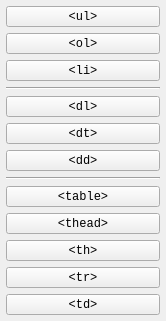
                  <widget class="QWidget" name="page_5">
                   <property name="geometry">
                    <rect>
                     <x>0</x>
                     <y>0</y>
                     <width>166</width>
                     <height>321</height>
                    </rect>
                   </property>
                   <attribute name="label">
                    <string>Listoj kaj tabeloj</string>
                   </attribute>
                   <layout class="QVBoxLayout" name="verticalLayout_8">
                    <property name="leftMargin">
                     <number>6</number>
                    </property>
                    <property name="topMargin">
                     <number>6</number>
                    </property>
                    <property name="rightMargin">
                     <number>6</number>
                    </property>
                    <property name="bottomMargin">
                     <number>6</number>
                    </property>
                    <item>
                     <widget class="QToolButton" name="ul">
                      <property name="sizePolicy">
                       <sizepolicy hsizetype="Minimum" vsizetype="Fixed">
                        <horstretch>0</horstretch>
                        <verstretch>0</verstretch>
                       </sizepolicy>
                      </property>
                      <property name="font">
                       <font>
                        <family>Monospace</family>
                       </font>
                      </property>
                      <property name="text">
                       <string notr="true">&lt;ul&gt;</string>
                      </property>
                     </widget>
                    </item>
                    <item>
                     <widget class="QToolButton" name="ol">
                      <property name="sizePolicy">
                       <sizepolicy hsizetype="Minimum" vsizetype="Fixed">
                        <horstretch>0</horstretch>
                        <verstretch>0</verstretch>
                       </sizepolicy>
                      </property>
                      <property name="font">
                       <font>
                        <family>Monospace</family>
                       </font>
                      </property>
                      <property name="text">
                       <string notr="true">&lt;ol&gt;</string>
                      </property>
                     </widget>
                    </item>
                    <item>
                     <widget class="QToolButton" name="li">
                      <property name="sizePolicy">
                       <sizepolicy hsizetype="Minimum" vsizetype="Fixed">
                        <horstretch>0</horstretch>
                        <verstretch>0</verstretch>
                       </sizepolicy>
                      </property>
                      <property name="font">
                       <font>
                        <family>Monospace</family>
                       </font>
                      </property>
                      <property name="text">
                       <string notr="true">&lt;li&gt;</string>
                      </property>
                     </widget>
                    </item>
                    <item>
                     <widget class="Line" name="line_4">
                      <property name="orientation">
                       <enum>Qt::Horizontal</enum>
                      </property>
                     </widget>
                    </item>
                    <item>
                     <widget class="QToolButton" name="dl">
                      <property name="sizePolicy">
                       <sizepolicy hsizetype="Minimum" vsizetype="Fixed">
                        <horstretch>0</horstretch>
                        <verstretch>0</verstretch>
                       </sizepolicy>
                      </property>
                      <property name="font">
                       <font>
                        <family>Monospace</family>
                       </font>
                      </property>
                      <property name="text">
                       <string notr="true">&lt;dl&gt;</string>
                      </property>
                     </widget>
                    </item>
                    <item>
                     <widget class="QToolButton" name="dt">
                      <property name="sizePolicy">
                       <sizepolicy hsizetype="Minimum" vsizetype="Fixed">
                        <horstretch>0</horstretch>
                        <verstretch>0</verstretch>
                       </sizepolicy>
                      </property>
                      <property name="font">
                       <font>
                        <family>Monospace</family>
                       </font>
                      </property>
                      <property name="text">
                       <string notr="true">&lt;dt&gt;</string>
                      </property>
                     </widget>
                    </item>
                    <item>
                     <widget class="QToolButton" name="dd">
                      <property name="sizePolicy">
                       <sizepolicy hsizetype="Minimum" vsizetype="Fixed">
                        <horstretch>0</horstretch>
                        <verstretch>0</verstretch>
                       </sizepolicy>
                      </property>
                      <property name="font">
                       <font>
                        <family>Monospace</family>
                       </font>
                      </property>
                      <property name="text">
                       <string notr="true">&lt;dd&gt;</string>
                      </property>
                     </widget>
                    </item>
                    <item>
                     <widget class="Line" name="line_5">
                      <property name="orientation">
                       <enum>Qt::Horizontal</enum>
                      </property>
                     </widget>
                    </item>
                    <item>
                     <widget class="QToolButton" name="table">
                      <property name="sizePolicy">
                       <sizepolicy hsizetype="Minimum" vsizetype="Fixed">
                        <horstretch>0</horstretch>
                        <verstretch>0</verstretch>
                       </sizepolicy>
                      </property>
                      <property name="font">
                       <font>
                        <family>Monospace</family>
                       </font>
                      </property>
                      <property name="text">
                       <string notr="true">&lt;table&gt;</string>
                      </property>
                     </widget>
                    </item>
                    <item>
                     <widget class="QToolButton" name="thead">
                      <property name="sizePolicy">
                       <sizepolicy hsizetype="Minimum" vsizetype="Fixed">
                        <horstretch>0</horstretch>
                        <verstretch>0</verstretch>
                       </sizepolicy>
                      </property>
                      <property name="font">
                       <font>
                        <family>Monospace</family>
                       </font>
                      </property>
                      <property name="text">
                       <string notr="true">&lt;thead&gt;</string>
                      </property>
                     </widget>
                    </item>
                    <item>
                     <widget class="QToolButton" name="th">
                      <property name="sizePolicy">
                       <sizepolicy hsizetype="Minimum" vsizetype="Fixed">
                        <horstretch>0</horstretch>
                        <verstretch>0</verstretch>
                       </sizepolicy>
                      </property>
                      <property name="font">
                       <font>
                        <family>Monospace</family>
                       </font>
                      </property>
                      <property name="text">
                       <string>&lt;th&gt;</string>
                      </property>
                     </widget>
                    </item>
                    <item>
                     <widget class="QToolButton" name="tr">
                      <property name="sizePolicy">
                       <sizepolicy hsizetype="Minimum" vsizetype="Fixed">
                        <horstretch>0</horstretch>
                        <verstretch>0</verstretch>
                       </sizepolicy>
                      </property>
                      <property name="font">
                       <font>
                        <family>Monospace</family>
                       </font>
                      </property>
                      <property name="text">
                       <string notr="true">&lt;tr&gt;</string>
                      </property>
                     </widget>
                    </item>
                    <item>
                     <widget class="QToolButton" name="td">
                      <property name="sizePolicy">
                       <sizepolicy hsizetype="Minimum" vsizetype="Fixed">
                        <horstretch>0</horstretch>
                        <verstretch>0</verstretch>
                       </sizepolicy>
                      </property>
                      <property name="font">
                       <font>
                        <family>Monospace</family>
                       </font>
                      </property>
                      <property name="text">
                       <string notr="true">&lt;td&gt;</string>
                      </property>
                     </widget>
                    </item>
                   </layout>
                  </widget>
